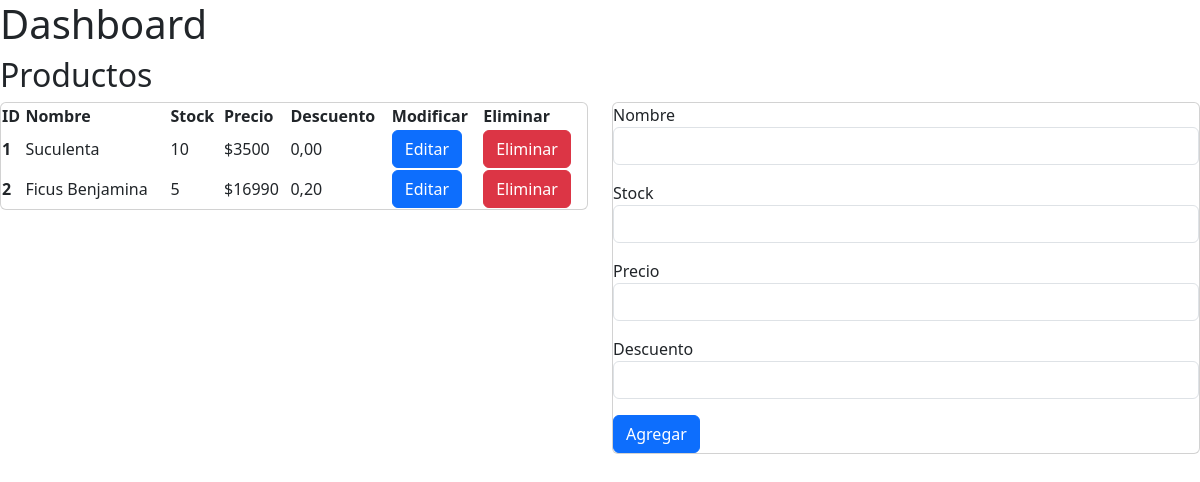
The app's page /dashboard, older data.
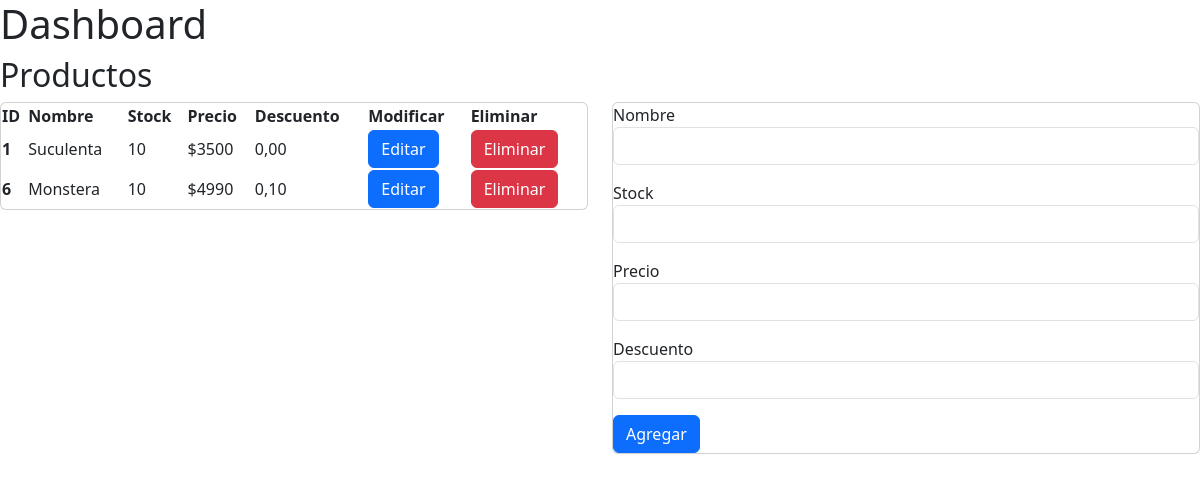
The same page, newer data.
### dataManager/models.py (models this page shows, shortened)
class Producto(models.Model):
    id_prod = models.AutoField(db_column='idProducto', primary_key=True)
    nombre = models.CharField(max_length=100, blank=False, null=False)
    stock = models.IntegerField(blank=False, null=False)
    precio = models.IntegerField(blank=False, null=False)
    descuento = models.DecimalField(blank=True, null=False, default=0, max_digits=3, decimal_places=2)

### dataManager/views.py (the view)
# urls.py: path('dashboard', views.dashboard),
def dashboard(request):
    listaProductos = Producto.objects.all()
    return render(request, "dashboard.html", {"productos": listaProductos})

### dataManager/templates/dashboard.html (shortened to what this page needs)
{% extends "./base.html" %}
{% block body %}
<h1>Dashboard</h1>
<h2>Productos</h2>
<div class="row">
  <div class="col">
    <div class="card">
      <table>
        <thead>
          <tr>
            <th scope="col">ID</th>
            <th scope="col">Nombre</th>
            <th scope="col">Stock</th>
            <th scope="col">Precio</th>
            <th scope="col">Descuento</th>
            <th scope="col">Modificar</th>
            <th scope="col">Eliminar</th>
          </tr>
        </thead>
        <tbody>
          {% for p in productos %}
          <tr>
            <th scope="row">{{p.id_prod}}</th>
            <td>{{p.nombre}}</td>
            <td>{{p.stock}}</td>
            <td>${{p.precio}}</td>
            <td>{{p.descuento}}</td>
            <td>
              <a class="btn btn-primary" href="/edicionProducto/{{p.id_prod}}"
                >Editar</a
              >
            </td>
            <td>
              <a class="btn btn-danger" href="/eliminarProducto/{{p.id_prod}}"
                >Eliminar</a
              >
            </td>
          </tr>
          {% endfor %}
        </tbody>
      </table>
    </div>
  </div>
  <div class="col">
    <div class="card">
      <form action="/agregarProducto/" method="POST">
        <div class="form-group mb-3">
          <label for="inputName">Nombre</label>
          <input
            type="text"
            name="inputName"
            class="form-control"
            id="inputName"
          />
        </div>
        <div class="form-group mb-3">
          <label for="inputStock">Stock</label>
          <input
            type="text"
            name="inputStock"
            class="form-control"
            id="inputStock"
          />
        </div>
        <div class="form-group mb-3">
          <label for="inputPrice">Precio</label>
          <input
            type="number"
            name="inputPrice"
            class="form-control"
            id="inputPrice"
          />
        </div>
        <div class="form-group mb-3">
          <label for="inputDesc">Descuento</label>
          <input
            type="number"
            name="inputDesc"
            class="form-control"
            id="inputDesc"
            step="0.01"
            min="0"
            max="0.99"
            value="{{producto.descuento}}"
          />
        </div>
        <button type="submit" class="btn btn-primary">Agregar</button>
      </form>
    </div>
  </div>
</div>
{% endblock %}

### dataManager/templates/base.html (shortened to what this page needs)
<!DOCTYPE html>
<html lang="es">
<head>
  <link href="https://cdn.jsdelivr.net/npm/bootstrap@5.3.3/dist/css/bootstrap.min.css" rel="stylesheet"
>
</head>
<body>
  {% block body %}
  {% endblock %}
</body>
</html>

Row changes from the older to the newer data that the page shows:
removed Producto: id_prod "2", nombre "Ficus Benjamina", stock "5", precio "16990", descuento "0,20"
added Producto: id_prod "6", nombre "Monstera", stock "10", precio "4990", descuento "0,10"
